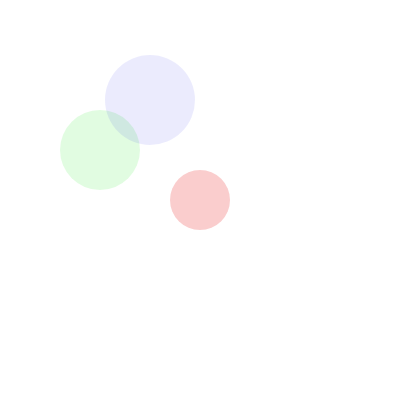
Frame 1 (no input)
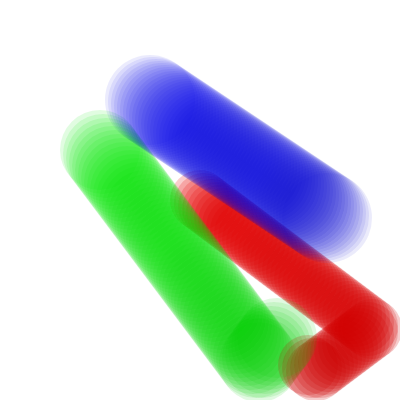
Frame 60 (no input)
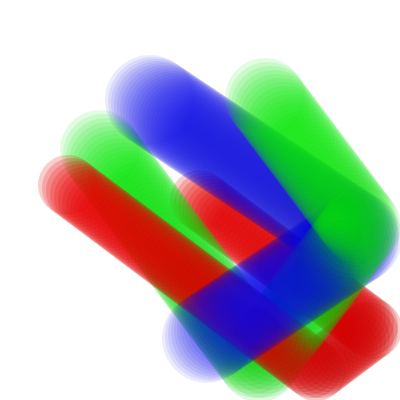
Frame 120 (the mouse pressed at the canvas centre since frame 60)

The p5.js sketch that drew these frames (run headless with seeded random() and noise() and a simulated clock; from frame 60 on, the mouse is pressed at the canvas centre):

// p5.js sketch
// ── sketch.js
// W4-6.7 COLOR LAVA LAMP 
// https://editor.p5js.org/benjamin.bergery/sketches/MKctZVaPX
// QUESTION unclear about why to use object vars versus class?

var bb = {
  x: 200,
  y: 200,
  xspeed: 4,
  yspeed: 3,
  radius: 30,
  fill: (0, 10), //fill alpha no effect?
};

var bb2 = {
  x: 100,
  y: 150,
  xspeed: 3,
  yspeed: 4,
  radius: 40,
  fill: (0, 10), //fill alpha no effect 
}

var bb3 = {
  x: 150,
  y: 100,
  xspeed: 3,
  yspeed: 2,
  radius: 45,
  fill: (0, 10), //fill alpha no effect 
}


function setup() {
  createCanvas(400, 400);
  noStroke();
  frameRate(20);
}

function draw() {
  
let yToGray = map(bb.y, height, 0, 200, 255);
// using map to make brush height //correspond to 128-255 gray values

  //background(220);
  //fill(yToGray,50);
  // define gray value of all brushes 
  // fill(yToRed, 0, xToBlue);
  
    fill(yToGray,0,0,50);
  circle(bb.x, bb.y, bb.radius * 2);
    fill(0,yToGray,0,30);
  circle(bb2.x, bb2.y, bb2.radius * 2);
    fill(0,0,yToGray,20);
  circle(bb3.x, bb3.y, bb3.radius * 2);
  
  moveIt(bb);
  cornerBounce(bb);
  moveIt(bb2);
  cornerBounce(bb2);
  moveIt(bb3);
  cornerBounce(bb3);
}

/** functions with object var parameter **/
// re-using function with object var parameters simplifies code

function moveIt(brush) {
  // moves the brush in x,y
  brush.x = brush.x + brush.xspeed;
  brush.y = brush.y + brush.yspeed;
}

function cornerBounce(brush) {
  // inverts x and y speed at corners
  if (brush.x >= width - brush.radius || brush.x <= brush.radius) {
    brush.xspeed = -brush.xspeed;
  }
  if (brush.y >= height - brush.radius || brush.y - brush.radius <= 0) {
    brush.yspeed = -brush.yspeed;
  }
}

//console.log("moveIt(bb);cornerBounce(bb);")
console.log("doesn't work as a piece")

//map(value, start1, stop1, start2, stop2, [withinBounds])
  //value Number: the incoming value to be converted
// using map here to make canvas width, height 
//correspond to gray 

// brushes are object vars 
// movement functions have object parameters 
